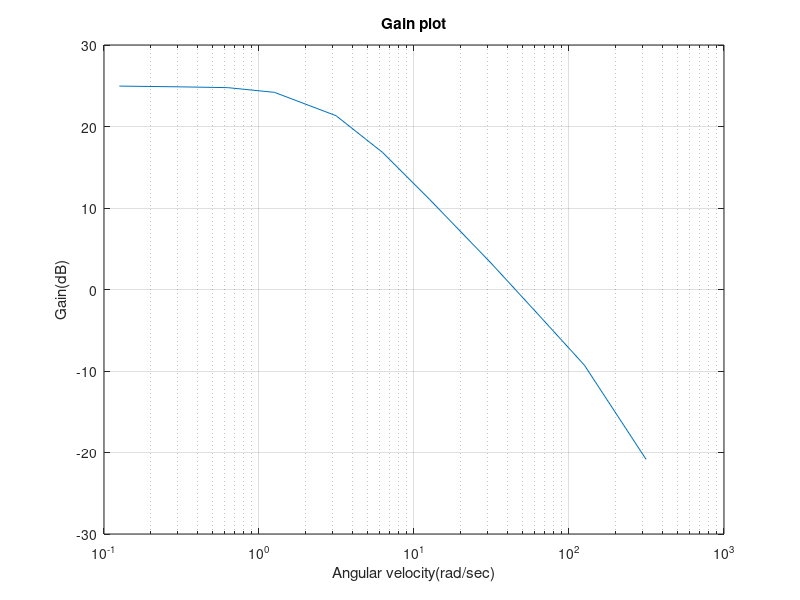

Here is the MATLAB script that generated this plot: (Note: this script raises an error after producing the figure.)
%%
Gain = [17.7004 17.5077 17.3152 16.2050 11.6496 6.9203 3.5814 1.4517 0.7085 0.3435 0.0908];
dBgain = log10(Gain);
bodegain = 20*dBgain;
freq = [0.02 0.05 0.1 0.2 0.5 1 2 5 10 20 50];
omega = 2*pi*freq;
semilogx(omega,bodegain)
ph = [-2.6040 -6.3684 -12.5146 -23.7836 -48.5321 -67.5927 -80.8516 -95.5742 -111.2375 -138.6712 -217.8254];
%semilogx(omega,ph)
title('Gain plot')
ylabel('Gain(dB)')
xlabel('Angular velocity(rad/sec)')
grid on
%%
% 0.02 hz
ans1 = readtable('0.02.log');
f = 0.02;
t = ans1.x__Time(18170:194351,:);
b = ans1.velocity(18170:194351,:);
volt = ans1.output(18170:194351,:);
a = [sin(2*pi*f*t) cos(2*pi*f*t)];
%plot(ans1.x__Time,ans1.velocity)
x = a\b;
x = x*2*pi/60/max(volt); 
c1 = x(1);
c2 = x(2);
k = sqrt(c1^2+c2^2) 
phasew = atan2d(c2,c1);

x2 = a\volt;
x2 = x2/max(volt);
c11 = x2(1);
c21 = x2(2);
phasev = atan2d(c21,c11);
phasedif = phasew - phasev
%%
% 0.1 hz
ans1 = readtable('0.1.log');
f = 0.1;
t = ans1.x__Time(18170:194351,:);
b = ans1.velocity(18170:194351,:);
volt = ans1.output(18170:194351,:);
a = [sin(2*pi*f*t) cos(2*pi*f*t)];
plot(ans1.x__Time,ans1.velocity)
x = a\b;
x = x*2*pi/60/max(volt); 
c1 = x(1);
c2 = x(2);
k = sqrt(c1^2+c2^2) 
phasew = atan2d(c2,c1);

x2 = a\volt;
x2 = x2/max(volt);
c11 = x2(1);
c21 = x2(2);
phasev = atan2d(c21,c11);
phasedif = phasew - phasev
%%
% 0.05hz
ans2 = readtable('0.05Hz.txt');
ans2=ans2(10678:21801,:);
f = 0.05;
t = ans2.x__Time;
b = ans2.velocity;
a = [sin(2*pi*f*t) cos(2*pi*f*t)];
plot(ans2.x__Time,ans2.velocity)
x = a\b;
x = x*2*pi/60/max(ans2.output)
c1 = x(1);
c2 = x(2);
k = sqrt(c1^2+c2^2)
phasew = atand(c2/c1);

volt = ans2.output;
x2 = a\volt;
x2 = x2/max(volt);
c11 = x2(1);
c21 = x2(2);
phasev = atand(c21/c11)

phasedif = phasew - phasev
%%
% 0.1hz
ans3 = readtable('0.1Hz.txt');
ans3=ans3(2293:7743,:);
f = 0.1;
t = ans3.x__Time;
b = ans3.velocity;
a = [sin(2*pi*f*t) cos(2*pi*f*t)];
plot(ans3.x__Time,ans3.velocity)
x = a\b;
x = x*2*pi/60/max(ans3.output)
c1 = x(1);
c2 = x(2);
k = sqrt(c1^2+c2^2)
phasew = atand(c2/c1);

volt = ans3.output;
x2 = a\volt;
x2 = x2/max(volt);
c11 = x2(1);
c21 = x2(2);
phasev = atand(c21/c11)

phasedif = phasew - phasev
%%
% 0.2hz
ans4 = readtable('0.2Hz.txt');
ans4 = ans4(1764:4560,:);
f = 0.2;
t = ans4.x__Time;
b = ans4.velocity;
a = [sin(2*pi*f*t) cos(2*pi*f*t)];
plot(ans4.x__Time,ans4.velocity)
x = a\b;
x = x*2*pi/60/max(ans4.output)
c1 = x(1);
c2 = x(2);
k = sqrt(c1^2+c2^2)
phasew = atand(c2/c1);

volt = ans4.output;
x2 = a\volt;
x2 = x2/max(volt);
c11 = x2(1);
c21 = x2(2);
phasev = atand(c21/c11)

phasedif = phasew - phasev
%%
% 0.5hz
ans5 = readtable('0.5Hz.txt');
ans5 = ans5(1021:2065,:);
f = 0.5;
t = ans5.x__Time;
b = ans5.velocity;
a = [sin(2*pi*f*t) cos(2*pi*f*t)];
plot(ans5.x__Time,ans5.velocity)
x = a\b;
x = x*2*pi/60/max(ans5.output)
c1 = x(1);
c2 = x(2);
k = sqrt(c1^2+c2^2)
phasew = atand(c2/c1);

volt = ans5.output;
x2 = a\volt;
x2 = x2/max(volt);
c11 = x2(1);
c21 = x2(2);
phasev = atand(c21/c11)

phasedif = phasew - phasev
%%
% 1hz
ans6 = readtable('1Hz.txt');
ans6 = ans6(20027:20584,:);
f = 1;
t = ans6.x__Time;
b = ans6.velocity;
a = [sin(2*pi*f*t) cos(2*pi*f*t)];
plot(ans6.x__Time,ans6.velocity)
x = a\b;
x = x*2*pi/60/max(ans6.output)
c1 = x(1);
c2 = x(2);
k = sqrt(c1^2+c2^2)
phasew = atand(c2/c1);

volt = ans6.output;
x2 = a\volt;
x2 = x2/max(volt);
c11 = x2(1);
c21 = x2(2);
phasev = atand(c21/c11)

phasedif = phasew - phasev
%%
% 2hz
ans7 = readtable('2Hz.txt');
ans7 = ans7(37812:38094,:);
f = 2;
t = ans7.x__Time;
b = ans7.velocity;
a = [sin(2*pi*f*t) cos(2*pi*f*t)];
plot(ans7.x__Time,ans7.velocity)
x = a\b;
x = x*2*pi/60/max(ans7.output)
c1 = x(1);
c2 = x(2);
k = sqrt(c1^2+c2^2)
phasew = atand(c2/c1);

volt = ans7.output;
x2 = a\volt;
x2 = x2/max(volt);
c11 = x2(1);
c21 = x2(2);
phasev = atand(c21/c11)

phasedif = phasew - phasev
%%
% 5hz
ans8 = readtable('5Hz.txt');
ans8 = ans8(34129:34254,:);
f = 5;
t = ans8.x__Time;
b = ans8.velocity;
a = [sin(2*pi*f*t) cos(2*pi*f*t)];
plot(ans8.x__Time,ans8.velocity)
x = a\b;
x = x*2*pi/60/max(ans8.output)
c1 = x(1);
c2 = x(2);
k = sqrt(c1^2+c2^2)
phasew = atand(c2/c1);

volt = ans8.output;
x2 = a\volt;
x2 = x2/max(volt);
c11 = x2(1);
c21 = x2(2);
phasev = atand(c21/c11);

phasedif = phasew - phasev
%%
% 10hz
ans9 = readtable('10Hz.txt');
ans9 = ans9(9588:9637,:);
f = 10;
t = ans9.x__Time;
b = ans9.velocity;
a = [sin(2*pi*f*t) cos(2*pi*f*t)];
plot(ans9.x__Time,ans9.velocity)
x = a\b;
x = x*2*pi/60/max(ans9.output)
c1 = x(1);
c2 = x(2);
k = sqrt(c1^2+c2^2)
phasew = atand(c2/c1);

volt = ans9.output;
x2 = a\volt;
x2 = x2/max(volt);
c11 = x2(1);
c21 = x2(2);
phasev = atand(c21/c11);

phasedif = phasew - phasev
%%
% 20hz
ans10 = readtable('20Hz.txt');
ans10 = ans10(2734:2756,:);
f = 20;
t = ans10.x__Time;
b = ans10.velocity;
a = [sin(2*pi*f*t) cos(2*pi*f*t)];
plot(ans10.x__Time,ans10.velocity)
x = a\b;
x = x*2*pi/60/max(ans10.output)
c1 = x(1);
c2 = x(2);
k = sqrt(c1^2+c2^2)
phasew = atand(c2/c1);

volt = ans10.output;
x2 = a\volt;
x2 = x2/max(volt);
c11 = x2(1);
c21 = x2(2);
phasev = atand(c21/c11)

phasedif = phasew - phasev
%%
% 50hz
ans12 = readtable('50.1Hz.txt');
ans12 = ans12(14660:18973,:);
f = 50;
t = ans12.x__Time;
b = ans12.velocity;
a = [sin(2*pi*f*t) cos(2*pi*f*t)];
plot(ans12.x__Time,ans12.velocity)
x = a\b;
x = x*2*pi/60/max(ans12.output)
c1 = x(1);
c2 = x(2);
k = sqrt(c1^2+c2^2)
phasew = atand(c2/c1)

volt = ans12.output;
x2 = a\volt;
x2 = x2/max(volt);
c11 = x2(1);
c21 = x2(2);
phasev = atand(c21/c11)

phasedif = phasew - phasev - 360
